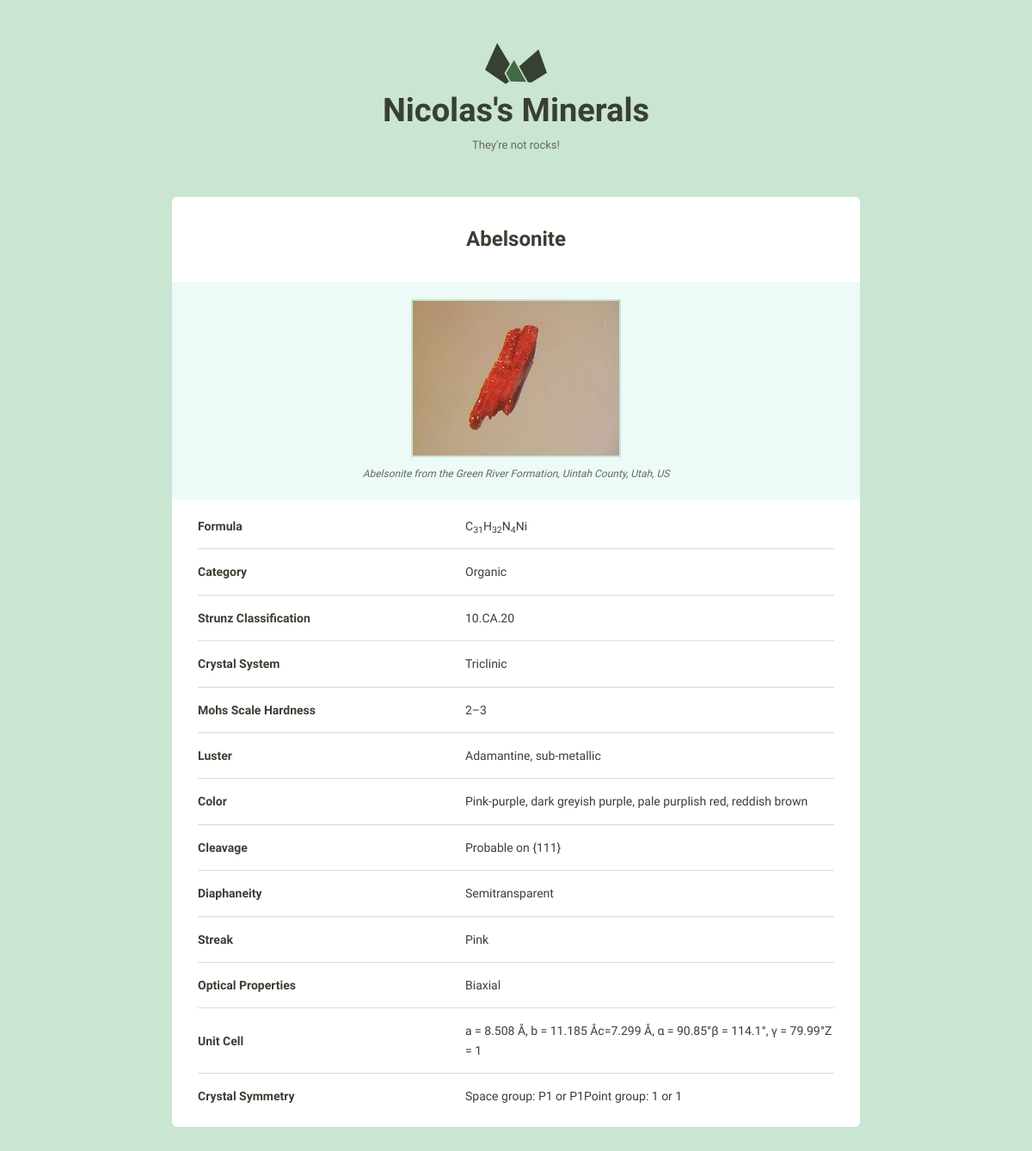
The page /875/ on the database its author committed.
### minerals/models.py (models this page shows, shortened)
class Mineral(models.Model):
    name = models.CharField(max_length=255)
    image_filename = models.CharField(max_length=255, null=True)
    image_caption = models.CharField(max_length=255, null=True)
    category = models.CharField(max_length=255, null=True)
    formula = models.CharField(max_length=255, null=True)
    strunz_classification = models.CharField(max_length=255, null=True)
    crystal_system = models.CharField(max_length=255, null=True)
    unit_cell = models.CharField(max_length=255, null=True)
    color = models.CharField(max_length=255, null=True)
    crystal_symmetry = models.CharField(max_length=255, null=True)
    cleavage = models.CharField(max_length=255, null=True)
    mohs_scale_hardness = models.CharField(max_length=255, null=True)
    luster = models.CharField(max_length=255, null=True)
    streak = models.CharField(max_length=255, null=True)
    diaphaneity = models.CharField(max_length=255, null=True)
    optical_properties = models.CharField(max_length=255, null=True)
    refractive_index = models.CharField(max_length=255, null=True)
    crystal_habit = models.CharField(max_length=255, null=True)
    specific_gravity = models.CharField(max_length=255, null=True)
    def attributes_sorted_most_common(self):
        attributes_occurences_counted = defaultdict(int)
        excluded_fields = ["id", "name",  "image_filename",  "image_caption"]
        minerals = Mineral.objects.all()
        for mineral in minerals:
            for field in Mineral._meta.get_fields():
                if field.name not in excluded_fields and \
                        getattr(mineral, field.name):
                    attributes_occurences_counted[field.name] += 1
        attributes_sorted = sorted(attributes_occurences_counted, key=attributes_occurences_counted.get, reverse=True)
        most_common_attributes = []
        for attribute in attributes_sorted:
            key = self._meta.get_field(attribute).verbose_name
            value = getattr(self, attribute)
            if value :
                most_common_attributes.append({"key": key, "value": value})
        return most_common_attributes

### minerals/views.py (the view)
# urls.py: url(r"(?P<pk>\d+)/$", views.mineral_detail, name="detail"),
def mineral_detail(request, pk):
    mineral = get_object_or_404(Mineral, pk=pk)
    attributes_sorted_most_common = mineral.attributes_sorted_most_common()
    return render(request, "minerals/detail.html", {'mineral': mineral,
                                                    "attributes": attributes_sorted_most_common})

### minerals/templates/minerals/detail.html (shortened to what this page needs)
{% extends "layout.html" %}
{% load static from staticfiles %}
{% block content %}
    <div class="grid-100 mineral__container">
      <h1 class="mineral__name">{{ mineral.name|title }}</h1>
      <div class="mineral__image-bg">
        <img class="mineral__image" src="{% static "images"%}/{{ mineral.image_filename }}">
        <p class="mineral__caption">{{ mineral.image_caption }}</p>
      </div>
      <div class="mineral__table-container">
        <table class="mineral__table">
            {% for attribute in attributes %}
                <tr>
                    <td class="mineral__category">{{ attribute.key|title }}</td>
                    <td>{{ attribute.value|safe }}</td>
                </tr>
            {% endfor %}
        </table>
      </div>
    </div>
  </div>
{% endblock %}

### minerals/templates/layout.html (shortened to what this page needs)
{% load static from staticfiles %}
<!DOCTYPE html>
<html lang="en">
<head>
  <link rel="stylesheet" href="{% static "css/global.css" %}">
  <link rel="stylesheet" href="{% static "css/animate.css" %}">
</head>
<body>
  <div class="bounds">
    <div class="grid-100">
      <a href="{% url "index" %}">
        <h1 class="logo__name text-centered">Nicolas's Minerals</h1>
      </a>
      <p class="logo__text text-centered">They're not rocks!</p>
    </div>
    {% block content %}{% endblock %}
</body>
</html>

### minerals/static/css/global.css (style rules this page uses)
html { font-family: sans-serif; -ms-text-size-adjust: 100%; -webkit-text-size-adjust: 100%; }
body { margin: 0; }
a { background-color: transparent; }
h1 { font-size: 2em; margin: 0.67em 0; }
sub { font-size: 75%; line-height: 0; position: relative; vertical-align: baseline; bottom: -0.25em; }
img { border: 0; }
svg:not(:root) { overflow: hidden; }
table { border-collapse: collapse; border-spacing: 0; }
td, th { padding: 0; }
html { font-size: 62.5%; }
body { background-color: #CAE5D2; font-size: 1.5em; line-height: 1.6; font-weight: 400; font-family: "Cousine"; color: #666; }
.bounds { max-width: 800px; margin: 0 auto; padding: 50px 0 150px; overflow: hidden; }
.grid, .grid-5, .grid-10, .grid-15, .grid-20, .grid-25, .grid-30, .grid-33, .grid-35, .grid-40, .grid-45, .grid-50, .grid-55, .grid-60, .grid-65, .grid-66, .grid-70, .grid-75, .grid-80, .grid-90, .grid-95, .grid-100 { float: left; box-sizing: border-box; position: relative; }
.grid-100 { width: 100%; padding: 0 15px; }
h1, h2, h3, h4, h5, h6 { margin-top: 0; margin-bottom: 2rem; font-weight: bold; font-family: "Work Sans", sans-serif; color: #384033; }
h1 { font-size: 3.8rem; }
@media (min-width: 550px) { h1 { font-size: 3.8rem; } }
p { margin-top: 0; font-size: 1.6rem; }
a { color: #689b98; text-decoration: none }
th, td { padding: 15px; text-align: left; border-bottom: 1px solid #e1e1e1; }
th:first-child, td:first-child { padding-left: 0; }
th:last-child, td:last-child { padding-right: 0; }
table, p, ul { margin-bottom: 2.5rem; }
.text-centered { text-align: center; }
.logo { display: block; fill: #384033; position: relative; margin: 0 auto; width: 72px; }
.logo__name { margin-bottom: 0; }
.logo__text { margin-bottom: 50px; font-size: 13px; }
.mineral__container { background-color: #fff; border-radius: 6px; list-style: none; padding: 0; text-align: center; }
.mineral__name { display: block; width: 100%; margin: 0; font-size: 24px; padding: 30px 0 30px 0; }
.mineral__image { display: block; margin: 0 auto; border: solid 2px #CAE5D2; }
.mineral__image-bg { background-color: #ecfaf8; padding: 20px 0; }
.mineral__caption { font-size: 12px; font-style: italic; padding: 10px 0 0 0; margin: 0; }
.mineral__table { font-size: 14px; color: #384033; }
.mineral__table td { border-color: #CAE5D2; }
.mineral__table tr:last-of-type td { border-bottom: none; padding-bottom: 0; }
.mineral__table-container { padding: 5px 30px 0; }
.mineral__category { font-weight: bold; width: 40%; }

### rows shown on the page
Mineral: name "Abelsonite", image_filename (picture), image_caption "Abelsonite from the Green River Formation, Uintah County, Utah, US", value "C 31 H 32 N 4 Ni" "Organic" "10.CA.20" "Triclinic" "2–3" "Adamantine, sub-metallic" "Pink-purple, dark greyish purple, pale purplish red, reddish brown" "Probable on {111}" "Semitransparent" "Pink" "Biaxial" "a = 8.508 Å, b = 11.185 Åc=7.299 Å, α = 90.85°β = 114.1°, γ = 79.99°Z = 1" "Space group: P1 or P1Point group: 1 or 1"

### other values the page prints
{{ attribute.key|title }} "Formula" "Category" "Strunz Classification" "Crystal System" "Mohs Scale Hardness" "Luster" "Color" "Cleavage" "Diaphaneity" "Streak" "Optical Properties" "Unit Cell" "Crystal Symmetry"
